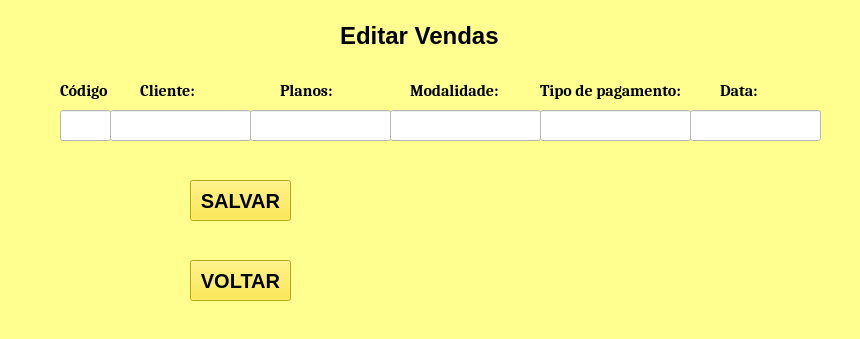
<?xml version="1.0" encoding="UTF-8"?>
<ui version="4.0">
 <class>Form</class>
 <widget class="QWidget" name="Form">
  <property name="geometry">
   <rect>
    <x>0</x>
    <y>0</y>
    <width>860</width>
    <height>339</height>
   </rect>
  </property>
  <property name="font">
   <font>
    <pointsize>12</pointsize>
   </font>
  </property>
  <property name="windowTitle">
   <string>Form</string>
  </property>
  <property name="styleSheet">
   <string notr="true">background-color: rgb(254, 255, 142);</string>
  </property>
  <widget class="QLineEdit" name="lineEdit_2">
   <property name="geometry">
    <rect>
     <x>110</x>
     <y>110</y>
     <width>141</width>
     <height>31</height>
    </rect>
   </property>
   <property name="styleSheet">
    <string notr="true">background-color: rgb(255, 255, 255);</string>
   </property>
   <property name="text">
    <string/>
   </property>
  </widget>
  <widget class="QLabel" name="label">
   <property name="geometry">
    <rect>
     <x>140</x>
     <y>80</y>
     <width>91</width>
     <height>21</height>
    </rect>
   </property>
   <property name="font">
    <font>
     <family>Cambria</family>
     <pointsize>12</pointsize>
     <weight>75</weight>
     <bold>true</bold>
    </font>
   </property>
   <property name="text">
    <string>Cliente:</string>
   </property>
  </widget>
  <widget class="QLabel" name="label_2">
   <property name="geometry">
    <rect>
     <x>280</x>
     <y>80</y>
     <width>71</width>
     <height>21</height>
    </rect>
   </property>
   <property name="font">
    <font>
     <family>Cambria</family>
     <pointsize>12</pointsize>
     <weight>75</weight>
     <bold>true</bold>
    </font>
   </property>
   <property name="text">
    <string>Planos:</string>
   </property>
  </widget>
  <widget class="QLineEdit" name="lineEdit">
   <property name="geometry">
    <rect>
     <x>60</x>
     <y>110</y>
     <width>51</width>
     <height>31</height>
    </rect>
   </property>
   <property name="styleSheet">
    <string notr="true">background-color: rgb(255, 255, 255);</string>
   </property>
  </widget>
  <widget class="QLineEdit" name="lineEdit_3">
   <property name="geometry">
    <rect>
     <x>250</x>
     <y>110</y>
     <width>141</width>
     <height>31</height>
    </rect>
   </property>
   <property name="styleSheet">
    <string notr="true">background-color: rgb(255, 255, 255);</string>
   </property>
  </widget>
  <widget class="QLabel" name="label_3">
   <property name="geometry">
    <rect>
     <x>410</x>
     <y>80</y>
     <width>101</width>
     <height>21</height>
    </rect>
   </property>
   <property name="font">
    <font>
     <family>Cambria</family>
     <pointsize>12</pointsize>
     <weight>75</weight>
     <bold>true</bold>
    </font>
   </property>
   <property name="text">
    <string>Modalidade:</string>
   </property>
  </widget>
  <widget class="QLineEdit" name="lineEdit_4">
   <property name="geometry">
    <rect>
     <x>390</x>
     <y>110</y>
     <width>151</width>
     <height>31</height>
    </rect>
   </property>
   <property name="styleSheet">
    <string notr="true">background-color: rgb(255, 255, 255);</string>
   </property>
  </widget>
  <widget class="QLabel" name="label_4">
   <property name="geometry">
    <rect>
     <x>540</x>
     <y>80</y>
     <width>151</width>
     <height>21</height>
    </rect>
   </property>
   <property name="font">
    <font>
     <family>Cambria</family>
     <pointsize>12</pointsize>
     <weight>75</weight>
     <bold>true</bold>
    </font>
   </property>
   <property name="text">
    <string>Tipo de pagamento:</string>
   </property>
  </widget>
  <widget class="QLabel" name="label_5">
   <property name="geometry">
    <rect>
     <x>720</x>
     <y>80</y>
     <width>91</width>
     <height>21</height>
    </rect>
   </property>
   <property name="font">
    <font>
     <family>Cambria</family>
     <pointsize>12</pointsize>
     <weight>75</weight>
     <bold>true</bold>
    </font>
   </property>
   <property name="text">
    <string>Data:</string>
   </property>
  </widget>
  <widget class="QPushButton" name="pushButton1">
   <property name="geometry">
    <rect>
     <x>190</x>
     <y>180</y>
     <width>101</width>
     <height>41</height>
    </rect>
   </property>
   <property name="font">
    <font>
     <pointsize>15</pointsize>
     <weight>75</weight>
     <bold>true</bold>
    </font>
   </property>
   <property name="styleSheet">
    <string notr="true">background-color: rgb(255, 232, 34);</string>
   </property>
   <property name="text">
    <string>SALVAR</string>
   </property>
  </widget>
  <widget class="QLabel" name="label_6">
   <property name="geometry">
    <rect>
     <x>340</x>
     <y>10</y>
     <width>181</width>
     <height>51</height>
    </rect>
   </property>
   <property name="font">
    <font>
     <pointsize>18</pointsize>
     <weight>75</weight>
     <bold>true</bold>
    </font>
   </property>
   <property name="text">
    <string>Editar Vendas</string>
   </property>
  </widget>
  <widget class="QPushButton" name="pushButton_3">
   <property name="geometry">
    <rect>
     <x>190</x>
     <y>260</y>
     <width>101</width>
     <height>41</height>
    </rect>
   </property>
   <property name="font">
    <font>
     <pointsize>15</pointsize>
     <weight>75</weight>
     <bold>true</bold>
    </font>
   </property>
   <property name="styleSheet">
    <string notr="true">background-color: rgb(255, 232, 34);</string>
   </property>
   <property name="text">
    <string>VOLTAR</string>
   </property>
  </widget>
  <widget class="QLabel" name="label_8">
   <property name="geometry">
    <rect>
     <x>310</x>
     <y>90</y>
     <width>471</width>
     <height>311</height>
    </rect>
   </property>
   <property name="styleSheet">
    <string notr="true">background-color: rgb(254, 255, 142);</string>
   </property>
   <property name="text">
    <string/>
   </property>
   <property name="pixmap">
    <pixmap>logoacademiaOF-removebg-preview (1).png</pixmap>
   </property>
   <property name="scaledContents">
    <bool>true</bool>
   </property>
  </widget>
  <widget class="QLineEdit" name="lineEdit_5">
   <property name="geometry">
    <rect>
     <x>540</x>
     <y>110</y>
     <width>151</width>
     <height>31</height>
    </rect>
   </property>
   <property name="styleSheet">
    <string notr="true">background-color: rgb(255, 255, 255);</string>
   </property>
  </widget>
  <widget class="QLabel" name="label_7">
   <property name="geometry">
    <rect>
     <x>60</x>
     <y>80</y>
     <width>61</width>
     <height>21</height>
    </rect>
   </property>
   <property name="font">
    <font>
     <family>Cambria</family>
     <pointsize>12</pointsize>
     <weight>75</weight>
     <bold>true</bold>
    </font>
   </property>
   <property name="text">
    <string>Código</string>
   </property>
  </widget>
  <widget class="QLineEdit" name="lineEdit_6">
   <property name="geometry">
    <rect>
     <x>690</x>
     <y>110</y>
     <width>131</width>
     <height>31</height>
    </rect>
   </property>
   <property name="styleSheet">
    <string notr="true">background-color: rgb(255, 255, 255);</string>
   </property>
  </widget>
  <zorder>label_8</zorder>
  <zorder>lineEdit_2</zorder>
  <zorder>label</zorder>
  <zorder>label_2</zorder>
  <zorder>lineEdit</zorder>
  <zorder>lineEdit_3</zorder>
  <zorder>label_3</zorder>
  <zorder>lineEdit_4</zorder>
  <zorder>label_4</zorder>
  <zorder>label_5</zorder>
  <zorder>pushButton1</zorder>
  <zorder>label_6</zorder>
  <zorder>pushButton_3</zorder>
  <zorder>lineEdit_5</zorder>
  <zorder>label_7</zorder>
  <zorder>lineEdit_6</zorder>
 </widget>
 <resources/>
 <connections/>
</ui>
